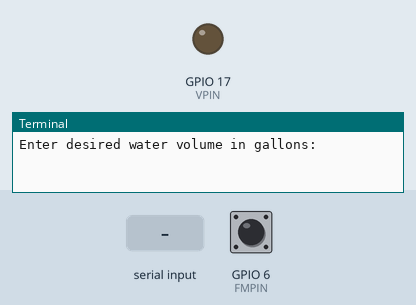
Simulated run of this program. Board: Raspberry Pi (BCM pin numbers). On the bench: output pins drawn as LEDs (lit = HIGH), the last lines printed to the terminal. The test bench sets the inputs (shaded band); at power-on: GPIO 6 (FMPIN) HIGH. The clock reads 2024-03-15 10:24:30 at power-on unless the program sets it.

Above: at 1.2 s.
1.3 s: "5" typed at the terminal, then Enter
At 1.8 s:
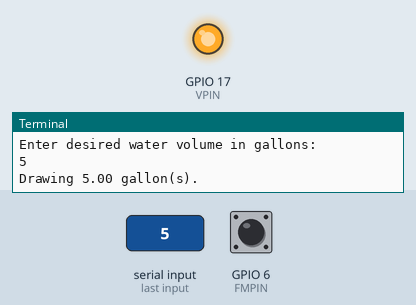
Timing chart, 0 to 4.3 s (numbered marks = the images above; inputs shaded):
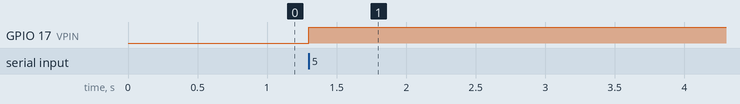

Measured:
- after the input at 1.3 s, GPIO 17 (VPIN): LOW → HIGH at once

The program:

FMTest.py
```python
import RPi.GPIO as GPIO
from time import time
GPIO.setmode(GPIO.BCM)
GPIO.setwarnings(False)
FMPIN = 6
VPIN = 17
GPIO.setup(FMPIN, GPIO.IN, GPIO.PUD_UP)
GPIO.setup(VPIN, GPIO.OUT, initial=GPIO.LOW)
GPIO.add_event_detect(FMPIN, GPIO.RISING)   #add rising edge detection

while True:
    target = input('Enter desired water volume in gallons:')
    target = float(target)
    if target == 0:
        GPIO.output(VPIN, GPIO.LOW) #close valve and quit if no water is requested
        print('Exiting program.')
        quit()

    print ('Drawing %.2f gallon(s).' % target)
    volume = 0
    numPulses = 0
    GPIO.output(VPIN, GPIO.HIGH)    #open valve

    start_time = time()
    while volume < target:  #target test volume in gallons
        if GPIO.event_detected(FMPIN):
            numPulses += 1
            volume = float(numPulses) / 500  # wh_2 k = 500
            #print ('Pulses: %1f' % numPulses)
            #print ('Volume: %f' % volume)
        run_time = time()
        elapsed_time = run_time - start_time
        if elapsed_time > 180:
            print ('Timeout Error.')
            break

    GPIO.output(VPIN, GPIO.LOW) #close valve
    print('Volume drawn: %.2f gallons' % volume)
```
